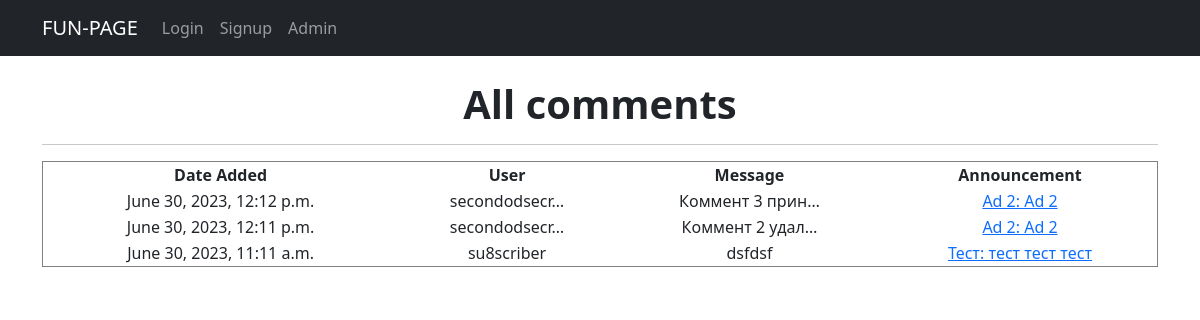
Page /comments/ on the earlier database version.
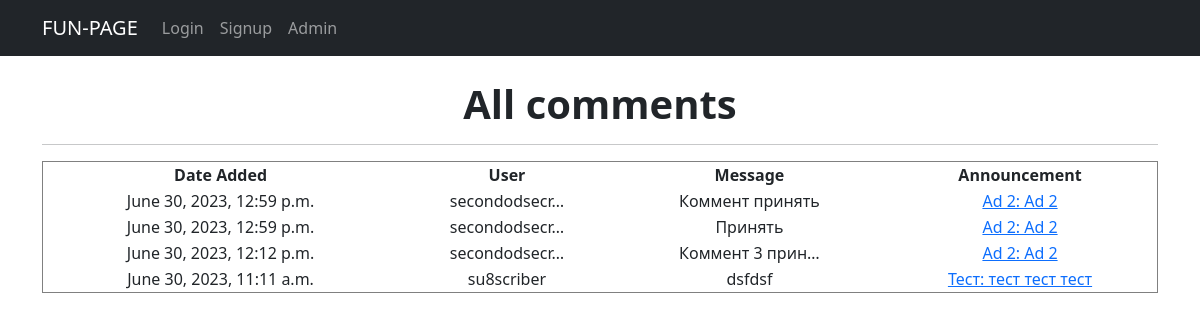
Same page on the later database version.
### fun/models.py (models this page shows, shortened)
class Comment(models.Model):
    user = models.ForeignKey(User, on_delete=models.CASCADE)
    date = models.DateTimeField(auto_now_add=True)
    announcement = models.ForeignKey('Announcement', on_delete=models.CASCADE)
    content = models.TextField()

class Announcement(models.Model):
    title = models.CharField(max_length=100)
    text = models.TextField()
    category = models.ForeignKey(Category, on_delete=models.CASCADE)
    author = models.ForeignKey(User, default=1, on_delete=models.CASCADE)
    date_added = models.DateTimeField(auto_now_add=True)
    image = models.ImageField(upload_to='images/', null=True, blank=True)
    video = models.FileField(upload_to='videos/', null=True, blank=True)
    likes = models.ManyToManyField(User, related_name="ad_like", blank=True)
    comments = models.ManyToManyField(Comment, related_name="commented_on", blank=True)
    def __str__(self):
        return f'{self.title.title()}: {self.text[:20]}'

### fun/views.py (the view)
# urls.py: path('comments/', CommentView.as_view(), name='comments'),
class CommentView(ListView):
    model = Comment
    ordering = ['-date']
    paginate_by = 20
    template_name = 'comments_list.html'
    context_object_name = 'comments'
    def comments(request):
        comments = Comment.objects.all()
        ad = Announcement.objects.all()
        context = {'comments': comments, 'ad': ad}
        return render(request, 'comments_list.html', context)

### templates/comments_list.html (shortened to what this page needs)
{% extends 'flatpages/default.html' %}
{% block content %}
<h1><b> All comments </b></h1>
<hr>
{% if comments %}
        <table border="1" style="border-collapse: collapse; width: 100%; height: 36px;">
  <thead>
    <tr>
      <th>Date Added</th>
      <th>User</th>
      <th>Message</th>
      <th>Announcement</th>
    </tr>
  </thead>
  <tbody>
    {% for comment in comments %}
      <tr>
        <td>{{ comment.date }}</td>
        <td>{{ comment.user|truncatechars:13 }}</td>
        <td>{{ comment.content|truncatechars:15 }}</td>
        <td><a href="{% url 'ad' comment.announcement.pk %}">{{ comment.announcement|truncatechars:20 }}</a></td>
    {% endfor %}
  </tbody>
</table>
    {% else %}
        <h2> No comments </h2>
    {% endif %}
{% endblock content %}

### templates/flatpages/default.html (shortened to what this page needs)
<!DOCTYPE html>
<html lang="en">
    <head>
        {% load static %}
        <link href="{% static 'css/styles.css' %}" rel="stylesheet" />
    </head>
    <body>
        <nav class="navbar navbar-expand-lg navbar-dark bg-dark static-top">
       <div class="container">
           <a class="navbar-brand" href="">FUN-PAGE</a>
           <div class="collapse navbar-collapse" id="navbarResponsive">
               <ul class="navbar-nav ml-auto">
                   {% if user.is_authenticated %}
                   <li class="nav-item active">
                       <a class="nav-link" href="/home/">Home
                           <span class="sr-only"></span>
                       </a>
                   <li class="nav-item">
                       <a class="nav-link" href="{% url 'my_responses' %}"> My Responses </a>
                   </li>
                   </li>
                   <li class="nav-item">
                       <a class="nav-link" href="/ads/"> Announcements</a>
                   </li>
                    <li class="nav-item">
                       <a class="nav-link" href="/ads_form/"> Add </a>
                   </li>
                   <li class="nav-item">
                       <a class="nav-link" href="/profile_list/"> Profile List </a>
                   </li>
                   <li class="nav-item">
                       <a class="nav-link" href="{% url 'profile' request.user.id %}"> My Profile </a>
                   </li>
                   <li class="nav-item">
                       <a class="nav-link" href="/logout/">Logout</a>
                   </li>
                   {% else %}
                   <li class="nav-item">
                       <a class="nav-link" href="/login/"> Login </a>
                   </li>
                   <li class="nav-item">
                       <a class="nav-link" href="/signup/"> Signup </a>
                   </li>
                   {% endif %}
                   <li class="nav-item">
                       <a class="nav-link" href="/admin/">Admin</a>
                   </li>
               </ul>
           </div>
       </div>
    </nav>
        <div class="container">
            <br/>
           <div class="row">
               <div class="col-lg-12 text-center">
                   {% block content %}{% endblock content %}
               </div>
           </div>
        </div>
    </body>
</html>

Differences in the rows shown:
removed Comment: date "June 30, 2023, 12:11 p.m.", user "secondodsecr…", content "Коммент 2 удал…", announcement "Ad 2: Ad 2"
added Comment: date "June 30, 2023, 12:59 p.m.", user "secondodsecr…", content "Коммент принять", announcement "Ad 2: Ad 2"
added Comment: date "June 30, 2023, 12:59 p.m.", user "secondodsecr…", content "Принять", announcement "Ad 2: Ad 2"
